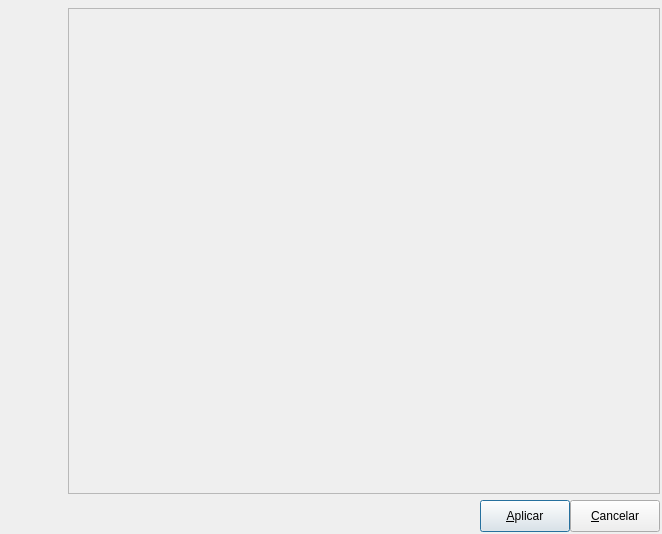
<?xml version="1.0" encoding="UTF-8"?>
<ui version="4.0">
 <class>FormBasico</class>
 <widget class="QDialog" name="FormBasico">
  <property name="windowModality">
   <enum>Qt::ApplicationModal</enum>
  </property>
  <property name="geometry">
   <rect>
    <x>0</x>
    <y>0</y>
    <width>662</width>
    <height>534</height>
   </rect>
  </property>
  <property name="minimumSize">
   <size>
    <width>250</width>
    <height>0</height>
   </size>
  </property>
  <property name="windowTitle">
   <string>Dialog</string>
  </property>
  <property name="windowIcon">
   <iconset resource="../res/resources.qrc">
    <normaloff>:/icones/icones/pgsqlModeler48x48.png</normaloff>:/icones/icones/pgsqlModeler48x48.png</iconset>
  </property>
  <layout class="QGridLayout" name="formbasico_grid">
   <property name="margin">
    <number>2</number>
   </property>
   <item row="0" column="0" rowspan="3">
    <widget class="QWidget" name="imgmeio_wgt" native="true">
     <property name="minimumSize">
      <size>
       <width>60</width>
       <height>0</height>
      </size>
     </property>
     <property name="maximumSize">
      <size>
       <width>60</width>
       <height>16777215</height>
      </size>
     </property>
     <property name="styleSheet">
      <string notr="true">background-image: url(:/imagens/imagens/barra_logo_meio_cinza.png); background-repeat: repeat-y;
border: 1px #ff00ff solid;</string>
     </property>
     <layout class="QVBoxLayout" name="verticalLayout">
      <property name="spacing">
       <number>0</number>
      </property>
      <property name="margin">
       <number>0</number>
      </property>
      <item>
       <widget class="QLabel" name="label">
        <property name="minimumSize">
         <size>
          <width>60</width>
          <height>81</height>
         </size>
        </property>
        <property name="maximumSize">
         <size>
          <width>60</width>
          <height>81</height>
         </size>
        </property>
        <property name="text">
         <string/>
        </property>
        <property name="pixmap">
         <pixmap resource="../res/resources.qrc">:/imagens/imagens/barra_logo_topo.png</pixmap>
        </property>
       </widget>
      </item>
      <item>
       <spacer name="verticalSpacer">
        <property name="orientation">
         <enum>Qt::Vertical</enum>
        </property>
        <property name="sizeHint" stdset="0">
         <size>
          <width>20</width>
          <height>103</height>
         </size>
        </property>
       </spacer>
      </item>
      <item>
       <widget class="QLabel" name="label_2">
        <property name="sizePolicy">
         <sizepolicy hsizetype="Fixed" vsizetype="Fixed">
          <horstretch>0</horstretch>
          <verstretch>0</verstretch>
         </sizepolicy>
        </property>
        <property name="minimumSize">
         <size>
          <width>60</width>
          <height>119</height>
         </size>
        </property>
        <property name="maximumSize">
         <size>
          <width>60</width>
          <height>119</height>
         </size>
        </property>
        <property name="text">
         <string/>
        </property>
        <property name="pixmap">
         <pixmap resource="../res/resources.qrc">:/imagens/imagens/barra_logo_base.png</pixmap>
        </property>
       </widget>
      </item>
     </layout>
    </widget>
   </item>
   <item row="2" column="1">
    <layout class="QGridLayout" name="botoes_lt">
     <property name="leftMargin">
      <number>4</number>
     </property>
     <property name="spacing">
      <number>0</number>
     </property>
     <item row="0" column="0">
      <spacer>
       <property name="orientation">
        <enum>Qt::Horizontal</enum>
       </property>
       <property name="sizeHint" stdset="0">
        <size>
         <width>91</width>
         <height>27</height>
        </size>
       </property>
      </spacer>
     </item>
     <item row="0" column="1">
      <widget class="QPushButton" name="aplicar_ok_btn">
       <property name="minimumSize">
        <size>
         <width>90</width>
         <height>32</height>
        </size>
       </property>
       <property name="maximumSize">
        <size>
         <width>90</width>
         <height>16777215</height>
        </size>
       </property>
       <property name="text">
        <string>&amp;Aplicar</string>
       </property>
       <property name="icon">
        <iconset resource="../res/resources.qrc">
         <normaloff>:/icones/icones/confirmar.png</normaloff>:/icones/icones/confirmar.png</iconset>
       </property>
       <property name="default">
        <bool>true</bool>
       </property>
      </widget>
     </item>
     <item row="0" column="2">
      <widget class="QPushButton" name="cancelar_btn">
       <property name="minimumSize">
        <size>
         <width>90</width>
         <height>32</height>
        </size>
       </property>
       <property name="maximumSize">
        <size>
         <width>90</width>
         <height>16777215</height>
        </size>
       </property>
       <property name="text">
        <string>&amp;Cancelar</string>
       </property>
       <property name="icon">
        <iconset resource="../res/resources.qrc">
         <normaloff>:/icones/icones/fechar1.png</normaloff>:/icones/icones/fechar1.png</iconset>
       </property>
       <property name="flat">
        <bool>false</bool>
       </property>
      </widget>
     </item>
    </layout>
   </item>
   <item row="1" column="1">
    <widget class="QStackedWidget" name="widgetgeral_wgt">
     <property name="minimumSize">
      <size>
       <width>0</width>
       <height>40</height>
      </size>
     </property>
     <property name="frameShape">
      <enum>QFrame::StyledPanel</enum>
     </property>
     <property name="frameShadow">
      <enum>QFrame::Raised</enum>
     </property>
     <property name="currentIndex">
      <number>0</number>
     </property>
     <widget class="QWidget" name="pg1">
      <layout class="QGridLayout" name="gridLayout_9">
       <property name="margin">
        <number>0</number>
       </property>
       <property name="spacing">
        <number>0</number>
       </property>
      </layout>
     </widget>
    </widget>
   </item>
  </layout>
 </widget>
 <resources>
  <include location="../res/resources.qrc"/>
 </resources>
 <connections/>
</ui>
